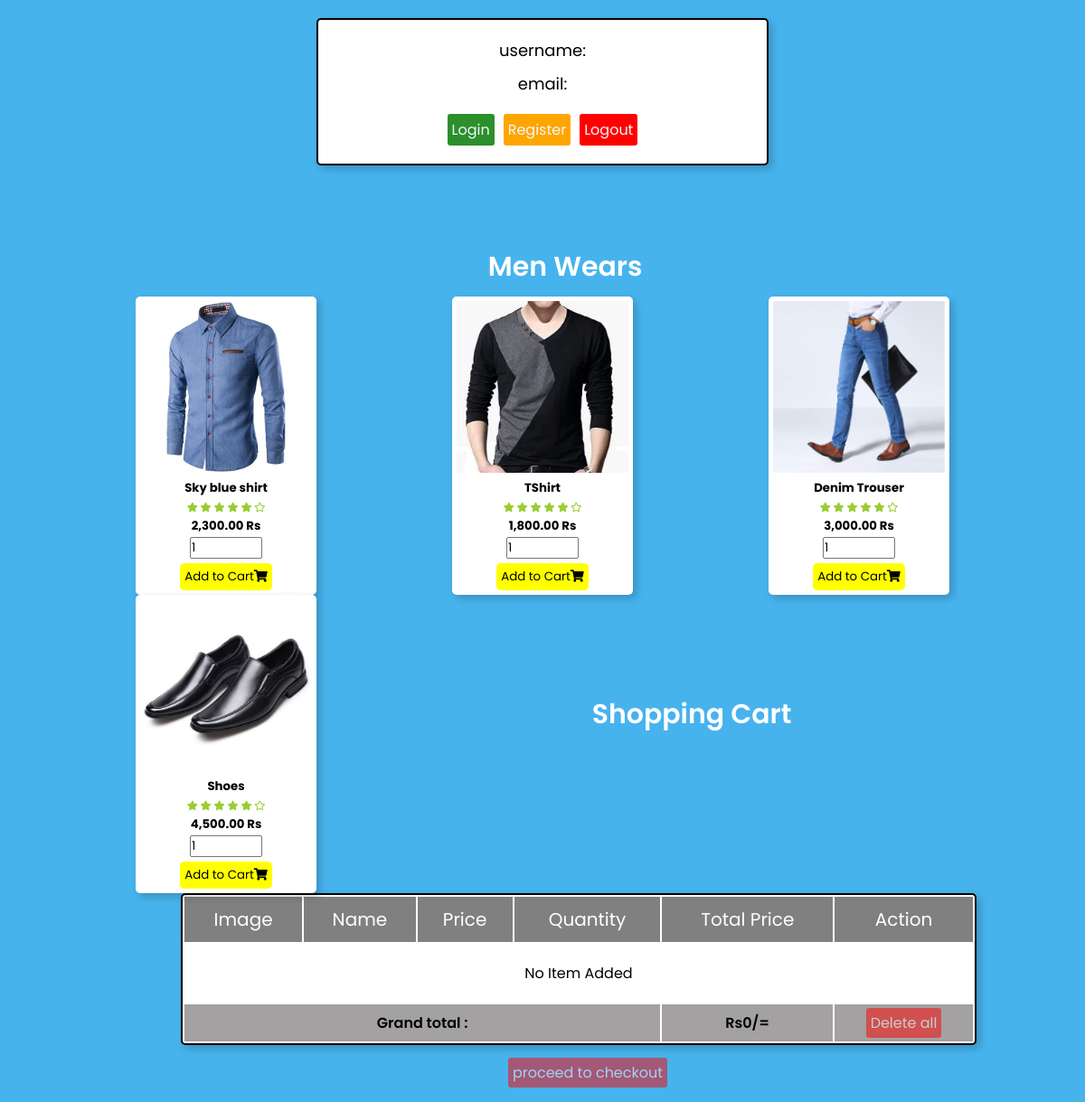
The page /Shopping/index.php on the database its author committed.
### tables this page shows
CREATE TABLE `products` (
  `id` int(100) NOT NULL,
  `product_name` varchar(255) NOT NULL,
  `product_price` float NOT NULL,
  `product_img` varchar(255) NOT NULL
);

### Shopping/index.php (the view, shortened to what this page needs)
<?php
include("../database/dbconnection.php");
$id = $_SESSION['id'];
?>
<!DOCTYPE html>
<html lang="en">
<head>
    <link rel="stylesheet" href="https://cdnjs.cloudflare.com/ajax/libs/font-awesome/5.8.2/css/all.css" />
    <link rel="stylesheet" href="style.css" type="text/css">
</head>
<body>
    <div class="container">
        <div class="user-profile">
            <p>username:<span><?= $fetch_user['name'] ?></span></p>
            <p>email:<span><?= $fetch_user['email'] ?></span></p>
            <div class="flex">
                <a href="../home/login.php" class="btn">Login</a>
                <a href="../home/register.php" class="option-btn">Register</a>
                <a href="index.php?logout= <?= $id ?>" onclick="return confirm ('Are you sure you want to logout?')" class="delete-btn">Logout</a>
            </div>
        </div>
        <div class="products">
            <h3 class="heding">Men Wears</h3>
            <?php
            $sql = "select * from products";
            $result = mysqli_query($con, $sql);
            if (mysqli_num_rows($result) > 0) {
                foreach ($result as $product) {
            ?>
                    <form action="" method="post">
                        <div class="card-shadow">
                            <div>
                                <img src=<?= $product['product_img'] ?> alt=<?= $product['product_name'] ?>>
                            </div>
                            <div class="card-body">
                                <h5 class="card-title"><?= $product['product_name'] ?></h5>
                                <h6>
                                    <i class="fas fa-star"></i>
                                    <i class="fas fa-star"></i>
                                    <i class="fas fa-star"></i>
                                    <i class="fas fa-star"></i>
                                    <i class="fas fa-star"></i>
                                    <i class="far fa-star"></i>
                                </h6>
                                <h5>
                                    <span class="price"><?= number_format($product['product_price'], 2) ?> Rs</span>
                                </h5>
                                <input type="number" name="quantity" value="1" class="form-control">
                                <button type="submit" class="card" name="add">Add to Cart<i class="fas fa-shopping-cart"></i></button>
                            </div>
                        </div>
                    </form>
            <?php
                }
            } else {
                echo "No records found";
            }
            ?>
        </div>
        <div class="shopping-cart">
            <h1 class="heading">Shopping Cart</h1>
            <table>
                <thead>
                    <th>Image</th>
                    <th>Name</th>
                    <th>Price</th>
                    <th>Quantity</th>
                    <th>Total price</th>
                    <th>Action</th>
                </thead>
                <tbody>
                    <?php
                    $shopping_cart = mysqli_query($con, "select * from cart where user_id='$id'");
                    $total = 0;
                    if (mysqli_num_rows($shopping_cart) > 0) {
                        foreach ($shopping_cart as $shopping_cart) {
                    ?>
                            <tr>
                                <td><img src=<?= $shopping_cart['image'] ?> height="100"></td>
                                <td><?= $shopping_cart['name'] ?></td>
                                <td><?= number_format($shopping_cart['price'], 2) ?> Rs</td>
                                <td>
                                    <form action="" method="post">
                                        <input type="hidden" name="cart_id" value="<?= $shopping_cart['id'] ?>">
                                        <input type="number" min="1" name="cart_quantity" value="<?= $shopping_cart['quantity'] ?>">
                                        <input type="submit" name="update_cart" value="update" class="option-btn">
                                    </form>
                                </td>
                                <td>Rs<?php echo $sub_total = ($shopping_cart['price'] * $shopping_cart['quantity']) ?>/=</td>
                                <td><a href="index.php?remove=<?= $shopping_cart['id'] ?>" class="delete-btn" onclick="return confirm('remove item from cart?')">Remove</a></td>
                            </tr>
                    <?php
                            $total += $sub_total;
                        }
                    }
                    else{
                        echo '<tr><td style="padding:20px; text-transform:capitalize;" colspan="6">no item added</td></tr>';
                     }
                    ?>
                    <tr class="table-bottom">
                        <td colspan="4">Grand total :</td>
                        <td>Rs<?= $total ?>/=</td>
                        <td><a href="index.php?delete_all" onclick="return confirm('delete all from cart?')" class="delete-btn <?php echo ($total > 1) ? '' : 'disabled' ?>">Delete all</a></td>
                    </tr>
                </tbody>
            </table>
            <div class="cart-btn">
                <a href="#" class="btn <?php echo ($total > 1) ? '' : 'disabled' ?>">proceed to checkout</a>
            </div>
        </div>
    </div>
</body>
</html>

### Shopping/style.css (style rules this page uses)
* { margin: 0; padding: 0; box-sizing: border-box; font-family: 'Poppins', sans-serif; font-weight: 400; text-decoration: none; list-style-type: none; color: var(--black); outline: none; }
body { background: rgb(71, 179, 237); }
.products .card-shadow { background: white; box-shadow: 4px 4px 10px rgba(0, 0, 0, 0.2); height: 330px; width: 200px; text-align: center; padding: 5px; border-radius: 5px; margin-left: 150px; float: left; }
.card-shadow img { max-width: 100%; height: auto; }
.fa-star, .fa-star-half { color: yellowgreen; padding: 3% 0; }
.card-title, .price { font-weight: 700; }
.card { background: yellow; border: none; border-radius: 5px; padding: 5px; margin: 5px; }
.form-control { width: 80px; }
.products h3 { color: white; font-size: 30px; font-weight: 600; text-align: center; margin-top: 80px; padding: 10px; margin-left:50px; }
.btn, .option-btn, .delete-btn { color: aliceblue; padding: 5px; border-radius: 3px; cursor: pointer; }
.btn { background-color: rgb(43, 143, 43); margin-top: 10px; }
.delete-btn { background-color: red; }
.option-btn { background-color: orange; }
.container .user-profile { padding: 20px; text-align: center; border: 2px solid black; background-color: white; box-shadow: 4px 4px 10px rgba(0, 0, 0, 0.2); border-radius: 5px; margin: 20px auto; max-width: 500px; }
.container .user-profile p { margin-bottom: 10px; font-size: 18px; color: black; }
.container .user-profile .flex { display: flex; justify-content: center; flex-wrap: wrap; gap: 10px; align-items: flex-end; }
.shopping-cart { margin-left: 100px; margin-bottom: 20px; }
.shopping-cart h1 { color: white; font-size: 30px; font-weight: 600; text-align: center; margin-top: 420px; padding: 20px; }
.container .shopping-cart table { width:80%; margin-left: 100px; text-align: center; border:2px solid black; border-radius: 5px; box-shadow:4px 4px 10px rgba(0, 0, 0, 0.2); background-color: white; }
.shopping-cart table thead th { background: grey; color:white; padding:10px; text-transform: capitalize; font-size: 20px; }
.shopping-cart table .table-bottom td { background-color: rgb(163, 161, 161); padding:8px; font-weight: 600; }
.shopping-cart .cart-btn { margin-top: 18px; text-align: center; }
.shopping-cart .disabled { pointer-events: none; background-color: red; opacity: .5; user-select: none; }

### rows shown on the page
products: product_img (picture), product_name "Sky blue shirt", product_price "2,300.00"
products: product_img (picture), product_name "TShirt", product_price "1,800.00"
products: product_img (picture), product_name "Denim Trouser", product_price "3,000.00"
products: product_img (picture), product_name "Shoes", product_price "4,500.00"

### other values the page prints
$total "0"
